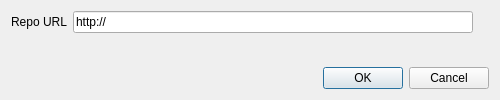
<?xml version="1.0" encoding="UTF-8"?>
<ui version="4.0">
 <class>dialogrepo</class>
 <widget class="QDialog" name="dialogrepo">
  <property name="geometry">
   <rect>
    <x>0</x>
    <y>0</y>
    <width>500</width>
    <height>100</height>
   </rect>
  </property>
  <property name="sizePolicy">
   <sizepolicy hsizetype="Fixed" vsizetype="Fixed">
    <horstretch>0</horstretch>
    <verstretch>0</verstretch>
   </sizepolicy>
  </property>
  <property name="minimumSize">
   <size>
    <width>500</width>
    <height>100</height>
   </size>
  </property>
  <property name="maximumSize">
   <size>
    <width>500</width>
    <height>100</height>
   </size>
  </property>
  <property name="windowTitle">
   <string>Entrer le lien d'un repo Cydia</string>
  </property>
  <layout class="QVBoxLayout" name="verticalLayout_2">
   <item>
    <layout class="QFormLayout" name="formLayout">
     <item row="0" column="0">
      <widget class="QLabel" name="label">
       <property name="text">
        <string>Repo URL</string>
       </property>
      </widget>
     </item>
     <item row="0" column="1">
      <widget class="QLineEdit" name="lineEdit">
       <property name="sizePolicy">
        <sizepolicy hsizetype="Fixed" vsizetype="Fixed">
         <horstretch>0</horstretch>
         <verstretch>0</verstretch>
        </sizepolicy>
       </property>
       <property name="minimumSize">
        <size>
         <width>400</width>
         <height>0</height>
        </size>
       </property>
       <property name="maximumSize">
        <size>
         <width>400</width>
         <height>16777215</height>
        </size>
       </property>
       <property name="text">
        <string>http://</string>
       </property>
      </widget>
     </item>
    </layout>
   </item>
   <item>
    <widget class="QDialogButtonBox" name="buttonBox">
     <property name="orientation">
      <enum>Qt::Horizontal</enum>
     </property>
     <property name="standardButtons">
      <set>QDialogButtonBox::Cancel|QDialogButtonBox::Ok</set>
     </property>
    </widget>
   </item>
  </layout>
 </widget>
 <resources/>
 <connections>
  <connection>
   <sender>buttonBox</sender>
   <signal>accepted()</signal>
   <receiver>dialogrepo</receiver>
   <slot>accept()</slot>
   <hints>
    <hint type="sourcelabel">
     <x>248</x>
     <y>254</y>
    </hint>
    <hint type="destinationlabel">
     <x>157</x>
     <y>274</y>
    </hint>
   </hints>
  </connection>
  <connection>
   <sender>buttonBox</sender>
   <signal>rejected()</signal>
   <receiver>dialogrepo</receiver>
   <slot>reject()</slot>
   <hints>
    <hint type="sourcelabel">
     <x>316</x>
     <y>260</y>
    </hint>
    <hint type="destinationlabel">
     <x>286</x>
     <y>274</y>
    </hint>
   </hints>
  </connection>
 </connections>
</ui>
